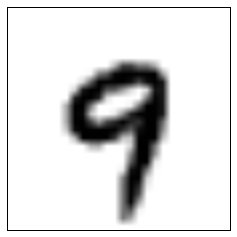
#> input picture assign_6/9.png, 237 x 237 px, found by its file name
$ python 'Forward CNN.py'
#> lines starting #> are read from the running program, lines starting #| are printed output that depends on the picture

# coding: utf-8

# In[9]:


import numpy as np
import cv2 as cv
import matplotlib.pyplot as plt
import matplotlib.image as mpimg
from math import floor as floor


# In[10]:


from pylab import rcParams
rcParams['figure.figsize'] = 10, 15


# In[11]:


class Convolution2D:
    def sigmoid(self, z):
        s = 1 / (1 + np.exp(-z))
        return s

    def relu(self, z):
        #         print(z)
        s = np.maximum(0, z)
        return s

    def tanh(self, z):
        return np.tanh(z)

    def __init__(self,
                 input_channels,
                 filter_size,
                 num_filters,
                 stride,
                 activation_function="relu"):
        self.channels = input_channels
        self.filter_size = filter_size
        self.num_filters = num_filters
        self.stride = stride
        if activation_function == "relu":
            self.activation = self.relu
        elif activation_function == "sigmoid":
            self.activation = self.sigmoid
        else:
            self.activation = self.tanh

        self.weights = np.zeros((self.num_filters, self.channels,
                                 self.filter_size, self.filter_size))
        self.bias = np.zeros((self.num_filters, 1))
        for i in range(0, self.num_filters):
            self.weights[i, :, :, :] = np.random.normal(
                loc=0,
                scale=np.sqrt(
                    1. / self.channels * self.filter_size * self.filter_size),
                size=(self.channels, self.filter_size, self.filter_size))

    def forward(self, inputs):
        self.inputs = inputs
        C = inputs.shape[0]
        IS = inputs.shape[1]
        OS = floor((IS - self.filter_size) / self.stride + 1)
        result = np.zeros((self.num_filters, OS, OS))
        for f in range(self.num_filters):
            for w in range(OS):
                for h in range(OS):
                    result[f, w, h] = np.sum(
                        inputs[:, w:w + self.filter_size, h:h +
                               self.filter_size] *
                        self.weights[f, :, :, :]) + self.bias[f]
        return self.activation(result)

    def plot(self, result):
        fig = plt.figure(figsize=(15, 15))
        ax = []
        for i in range(1, self.num_filters + 1):
            img = result[i - 1]
            ax.append(fig.add_subplot(1, self.num_filters, i))
            ax[-1].set_title("filter: " + str(i))
            plt.imshow(img, alpha=0.25)
        plt.show()


# In[12]:


class MaxPooling2D:
    def __init__(self, pool_size, stride):
        self.pool_size = pool_size
        self.stride = stride

    def forward(self, inputs):
        C = inputs.shape[0]
        IS = inputs.shape[1]
        OS = floor((IS - self.pool_size) / self.stride + 1)
        result = np.zeros((C, OS, OS))
        for c in range(C):
            for w in range(floor(IS / self.stride)):
                for h in range(floor(IS / self.stride)):
                    result[c, w, h] = np.max(
                        inputs[c, w * self.stride:w * self.stride +
                               self.pool_size, h *
                               self.stride:h * self.stride + self.pool_size])
        return result

    def plot(self, result):
        fig = plt.figure(figsize=(15, 15))
        ax = []
        for i in range(1, len(result) + 1):
            img = result[i - 1]
            ax.append(fig.add_subplot(1, len(result), i))
            ax[-1].set_title("filter: " + str(i))
            plt.imshow(img, alpha=0.25)
        plt.show()


# In[13]:


class FullyConnected:
    def __init__(self, input_num, output_num):
        self.weights = np.random.rand(input_num, output_num) * 0.01
        self.bias = np.zeros((output_num, 1))

    def forward(self, inputs):
        inputs = inputs.flatten()
        return np.dot(inputs, self.weights) + self.bias.T

    def plot(self, *args):
        pass


class ReLu:
    def forward(self, inputs):
        z = inputs.copy()
        z[z < 0] = 0
        return z

    def plot(self, *args):
        pass


# In[14]:


class Model:
    def __init__(self):
        self.layers = []

    def add_layer(self, layer):
        self.layers.append(layer)

    def forward(self, inputs):
        for l in range(len(self.layers)):
            inputs = self.layers[l].forward(inputs)
            self.layers[l].plot(inputs)
        return inputs


# In[20]:


model = Model()
model.add_layer(Convolution2D(3, 5, 6, 1))
model.add_layer(MaxPooling2D(2, 2))
model.add_layer(Convolution2D(6, 5, 16, 1))
model.add_layer(MaxPooling2D(2, 2))
model.add_layer(Convolution2D(16, 5, 120, 1))
model.add_layer(FullyConnected(120, 84))
model.add_layer(FullyConnected(84, 10))


# In[21]:


image = cv.imread('9.png')
#> image is the input picture: shape (237, 237, 3); min 0, max 255, mean 221.7
image = cv.resize(image, (32, 32))
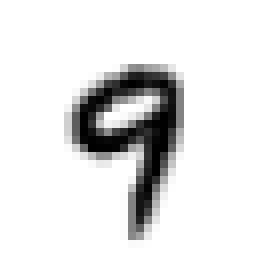
#> image: shape (32, 32, 3) (shown 8 times larger); min 0, max 255, mean 225.7
cv.imwrite('image.jpg', image)


# In[22]:


image = mpimg.imread('image.jpg')
#> image: shape (32, 32, 3); min 0, max 255, mean 225.7
imagePlot = plt.imshow(image)
plt.show()
model.forward(image.T)
#> the loop in forward, `for l in range(len(self.layers)):` made 7 passes
#> pass 1, in plot, `plt.show()`:
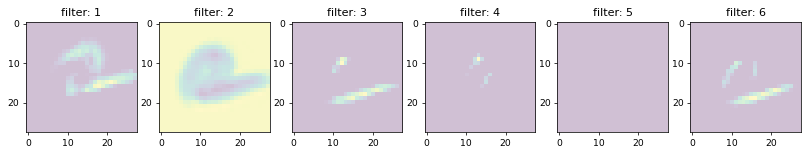
#> figure drawn by matplotlib, 6 panels
#> pass 2, in plot, `plt.show()`:
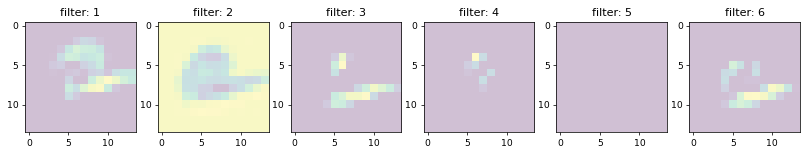
#> figure drawn by matplotlib, 6 panels


# In[25]:


model = Model()
model.add_layer(Convolution2D(3, 5, 6, 1,activation_function="sigmoid"))
model.add_layer(MaxPooling2D(2, 2))
model.add_layer(Convolution2D(6, 5, 16, 1,activation_function="sigmoid"))
model.add_layer(MaxPooling2D(2, 2))
model.add_layer(Convolution2D(16, 5, 120, 1,activation_function="sigmoid"))
model.add_layer(FullyConnected(120, 84))
model.add_layer(FullyConnected(84, 10))
image = cv.imread('9.png')
image = cv.resize(image, (32, 32))
cv.imwrite('image.jpg', image)
image = mpimg.imread('image.jpg')
imagePlot = plt.imshow(image)
plt.show()
model.forward(image.T)
#> the loop in forward (call 2), `for l in range(len(self.layers)):` made 7 passes
#> pass 1, in plot (call 4), `plt.show()`:
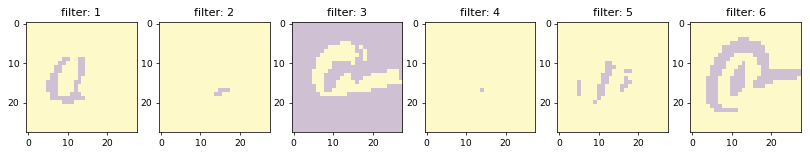
#> figure drawn by matplotlib, 6 panels
#> pass 2, in plot (call 3), `plt.show()`:
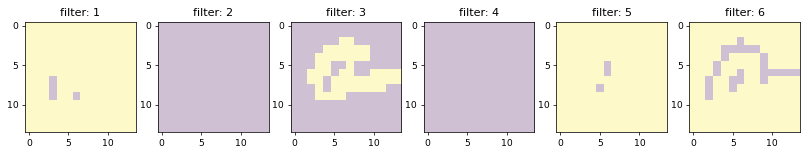
#> figure drawn by matplotlib, 6 panels


# In[26]:


model = Model()
model.add_layer(Convolution2D(3, 5, 6, 1,activation_function="tanh"))
model.add_layer(MaxPooling2D(2, 2))
model.add_layer(Convolution2D(6, 5, 16, 1,activation_function="tanh"))
model.add_layer(MaxPooling2D(2, 2))
model.add_layer(Convolution2D(16, 5, 120, 1,activation_function="tanh"))
model.add_layer(FullyConnected(120, 84))
model.add_layer(FullyConnected(84, 10))
image = cv.imread('9.png')
image = cv.resize(image, (32, 32))
cv.imwrite('image.jpg', image)
image = mpimg.imread('image.jpg')
imagePlot = plt.imshow(image)
plt.show()
model.forward(image.T)
#> the loop in forward (call 3), `for l in range(len(self.layers)):` made 7 passes
#> pass 1, in plot (call 7), `plt.show()`:
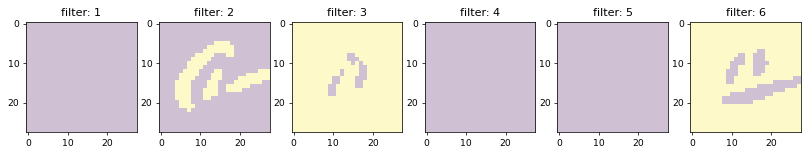
#> figure drawn by matplotlib, 6 panels
#> pass 2, in plot (call 5), `plt.show()`:
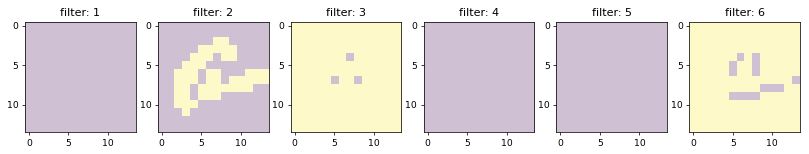
#> figure drawn by matplotlib, 6 panels


# ## Question 2

# ### 1
# - Number of parameters in 1st convolutional layer = filter_size x filter_size x n_channels x num_filters + num_filters
# - 5x5x3x6 + 6 = 450 + 6 = 456 parameters
# ### 2
# - Number of parameters in pooling operations = 0
# ### 3
# - Fully connected layer (FC)
# ### 4
# - Fully connected layers at the end
# ### 5
# - With changing the activation function the output images are changing
# - Can't tell much as the initialization are random and there is no back propogation
